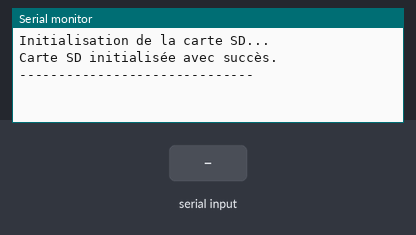
The sketch below on a simulated Arduino Leonardo, built with avr-gcc and run on an emulated ATmega32U4. Shown: the last lines printed to the serial monitor. The test bench sets the inputs (shaded band). Storage starts empty.

Above: at 1.2 s.
1.3 s: "1\n" received over Serial
At 1.9 s:
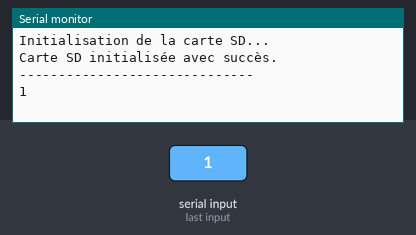
2.8 s: "0\n" received over Serial
At 4.0 s:
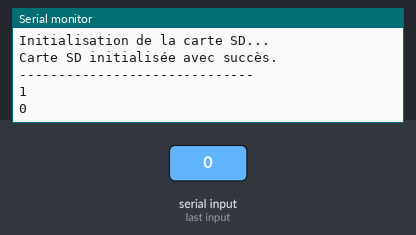
4.3 s: "2\n" received over Serial
At 5.4 s:
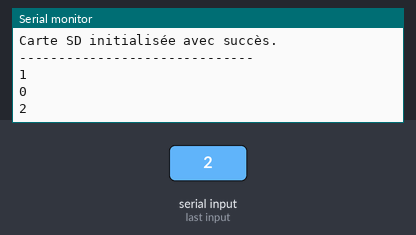

The sketch:

sketch_may25a_SDcard_v3.ino
```cpp
#include <SPI.h>
#include <SD.h>

char value=0;
int k=0;

// ATTENTION : il faut bien choisir le pin. Il semble que l'utilisation du pin 10 pose problème.
const int chipSelectPin = 4; // Broche CS du shield
// Arduino Ethernet shield: pin 4
// Adafruit SD shields and modules: pin 10
// Sparkfun SD shield: pin 8
// MKRZero SD: SDCARD_SS_PIN

void setup() {
  // Initialisation de la communication SPI
  //SPI.begin();
  Serial.begin(9600);
  while (!Serial) {
    ; // wait for serial port to connect. Needed for native USB port only
  }
  Serial.print("\n");
  Serial.println("Initialisation de la carte SD...");

  // Vérification de la présence de la carte SD
  while (!SD.begin(chipSelectPin)) {
    Serial.println("Erreur lors de l'initialisation de la carte SD. Vérifiez que la carte est bien insérée.");

  }
    Serial.println("Carte SD initialisée avec succès.");

    Serial.println("------------------------------");
}

void loop() {

  // // make a string for assembling the data to log:
  // k=k+1;
  // String dataString = "test" + String(k);

  // Assemblage des donnees a logger:
  String dataString = "";

  // si on recoit quelque chose de LEONARDO:

    if(Serial.available()>0){
      value=Serial.read();

      //-----------------------------------------------------------------
      //Serial.print("data recues : "); // Affichage dans le Serial Monitor
      //Serial.print(value);
      //-----------------------------------------------------------------

      dataString += String(value); //Ajout à la string de données a enregistrer

      // Ouverture du fichier sur la carte SD en mode écriture
      // Rq: 1 seul fichier peut être ouvert à la fois, il faudra fermer celui-là si on veut en ouvrir un autre.
      File dataFile = SD.open("data003.txt", FILE_WRITE);
      //ATTENTION : la taille du nom de fichier ne peut pas exceder 8 caractères

      //Debuggage
      // if (SD.exists("data_test.txt")) {
      //   Serial.println("data_test exists. ");
      // }

      // Vérification si le fichier a pu être ouvert
      if (dataFile) {
        // Écriture des données dans le fichier
        //dataFile.println(dataString);
        dataFile.print(value);

        //-----------------------------------------------------------------
        // Serial.print("data ecrite : "); // Affichage dans le Serial Monitor
        // Serial.println(dataString);
        Serial.print(value);
        //-----------------------------------------------------------------

        // Fermeture du fichier
        dataFile.close();

      }
      else {
        Serial.println("Erreur lors de l'ouverture du fichier.");
        while(1);
      }
  }

}
```

Measured:
- after the input at 1.3 s, the serial monitor: prints a new line at once (image 1)
- after the input at 2.8 s, the serial monitor: prints a new line at once (image 2)
- after the input at 4.3 s, the serial monitor: prints a new line at once (image 3)
